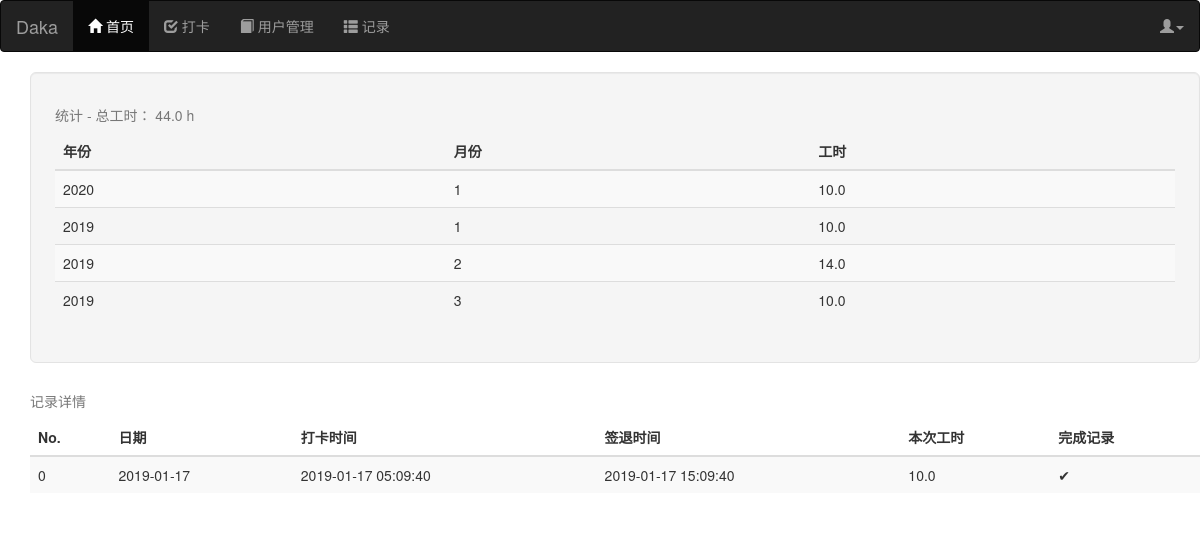
The app's page /main/record?year=2019&month=1 (signed in) with its own data.
### app/models.py (models this page shows, shortened)
class Record(db.Model):
    __tablename__="records"
    id=db.Column(db.Integer,primary_key=True)
    date=db.Column(db.Date,index=True)
    year=db.Column(db.Integer)
    month=db.Column(db.Integer)
    clock_in_time=db.Column(db.DateTime)
    clock_out_time=db.Column(db.DateTime)
    clock_out=db.Column(db.Boolean,default=False)
    hours=db.Column(db.Float,default=0)
    user_id=db.Column(db.Integer,db.ForeignKey("users.id"),index=True)

### app/main/views.py (the view)
@main.route("/record")
@login_required
def record():
    year=request.args.get("year",0)
    month=request.args.get("month",0)
    user=User.query.filter_by(id=current_user.id).first()
    data=generate_summary_data(user)
    worktime=Record.query.filter_by(user=user).with_entities(func.sum(Record.hours)).first()[0]
    records=Record.query.filter_by(user=user,year=year,month=month).order_by(Record.date.desc()).all()
    return render_template("main/record.html",records=enumerate(records),data=data,worktime=worktime)

### app/main/views.py (called while the page is built)
def generate_summary_data(user):
    ret=[]
    user_query=Record.query.filter_by(user=user)
    years=user_query.with_entities(func.distinct(Record.year)).all()
    for year in years:
        months=user_query.filter_by(year=year[0]).with_entities(func.distinct(Record.month)).all()
        for month in months:
            node={
                "year":year[0],
                "month":month[0],
                "worktime":user_query.filter_by(year=year[0],month=month[0]).with_entities(func.sum(Record.hours)).first()[0]
            }
            ret.append(node)
    return ret

### app/models.py (called while the page is built)
@login_manager.user_loader
def load_user(user_id):
    return User.query.get(int(user_id))

    def can(self,permissions):
        return self.role is not None and (self.role.permissions & permissions)==permissions

    def is_admin(self):
        return self.can(Permission.ADMINISTER)

### app/templates/main/record.html (shortened to what this page needs)
{% extends "base.html" %}
{% block page_content %}
<div class="container">
    <div class="row">
        <div class="well well-lg pre-scrollable">
            <table class="table table-striped">
                <caption>统计 - 总工时： {{ worktime | round(2,"floor") }} h</caption>
                <thead>
                    <tr>
                        <th>年份</th>
                        <th>月份</th>
                        <th>工时</th>
                    </tr>
                </thead>
                <tbody>
                    {% for i in data %}
                    <tr onclick="location.href='/main/record?year={{ i.year }}&month={{ i.month }}';">
                        <td>{{ i.year }}</td>
                        <td>{{ i.month }}</td>
                        <td>{{ i.worktime | round(2,"floor") }}</td>
                    </tr>
                    {% endfor %}
                </tbody>
            </table>
        </div>
        <div class="pre-scrollable">
            <table class="table table-striped">
                <caption>记录详情</caption>
                <thead>
                    <tr>
                        <th>No.</th>
                        <th>日期</th>
                        <th>打卡时间</th>
                        <th>签退时间</th>
                        <th>本次工时</th>
                        <th>完成记录</th>
                    </tr>
                </thead>
                <tbody>
                    {% for i,r in records %}
                    <tr>
                        <td>{{ i }}</td>
                        <td>{{ r.date }}</td>
                        <td>{{ r.clock_in_time }}</td>
                        <td>{{ r.clock_out_time }}</td>
                        <td>{{ r.hours | round(2,"floor") }}</td>
                        {% if r.clock_out %}
                        <td>✔</td>
                        {% else %}
                        <td>❌</td>
                        {% endif %}
                    </tr>
                    {% endfor %}
                </tbody>
            </table>
        </div>
    </div>
</div>
{% endblock %}

### records on screen
Record: i "0", date "2019-01-17", clock_in_time "2019-01-17 05:09:40", clock_out_time "2019-01-17 15:09:40", hours "10.0"

### other values on screen
{{ worktime | round(2,"floor") }} "44.0"
{{ i.year }} "2020" "2019" "2019" "2019"
{{ i.month }} "1" "1" "2" "3"
{{ i.worktime | round(2,"floor") }} "10.0" "10.0" "14.0" "10.0"
